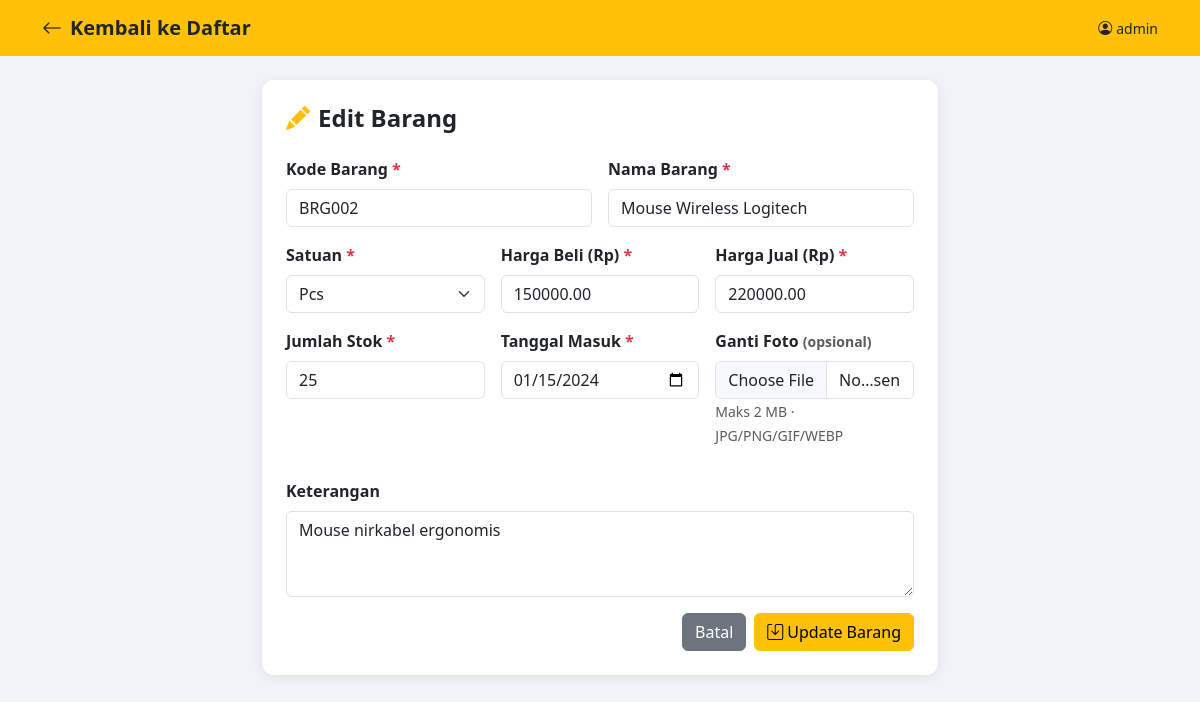
/edit.php?id=2 (signed in), run on the app's committed database.
### tables this page shows
CREATE TABLE IF NOT EXISTS barang (
    id_barang    INT AUTO_INCREMENT PRIMARY KEY,
    kode_barang  VARCHAR(50) UNIQUE NOT NULL,
    nama_barang  VARCHAR(150) NOT NULL,
    satuan       VARCHAR(50),
    harga_beli   DECIMAL(15,2),
    harga_jual   DECIMAL(15,2),
    jumlah       INT DEFAULT 0,
    tanggal_masuk DATE,
    keterangan   TEXT,
    foto         VARCHAR(100)
);

### edit.php (the view, shortened to what this page needs)
<?php
require_once 'config.php';
$id = isset($_GET['id']) ? (int)$_GET['id'] : 0;
$res = $conn->query("SELECT * FROM barang WHERE id_barang = $id");
$data = $res->fetch_assoc();
?>
<!DOCTYPE html>
<html lang="id">
<head>
    <link href="https://cdn.jsdelivr.net/npm/bootstrap@5.3.0/dist/css/bootstrap.min.css" rel="stylesheet">
    <link href="https://cdn.jsdelivr.net/npm/bootstrap-icons@1.10.5/font/bootstrap-icons.css" rel="stylesheet">
</head>
<body>
<nav class="navbar navbar-dark bg-warning mb-4">
    <div class="container">
        <a class="navbar-brand text-dark fw-bold" href="index.php">
            <i class="bi bi-arrow-left me-2"></i>Kembali ke Daftar
        </a>
        <span class="text-dark small"><i class="bi bi-person-circle me-1"></i><?= htmlspecialchars($_SESSION['username']) ?></span>
    </div>
</nav>
<div class="container" style="max-width:700px">
    <div class="card p-4">
        <h4 class="mb-4 fw-bold"><i class="bi bi-pencil-fill text-warning me-2"></i>Edit Barang</h4>
        <form method="POST" enctype="multipart/form-data">
            <div class="row g-3">
                <div class="col-md-6">
                    <label class="form-label fw-semibold">Kode Barang <span class="text-danger">*</span></label>
                    <input type="text" name="kode_barang" class="form-control"
                           value="<?= htmlspecialchars($data['kode_barang']) ?>">
                </div>
                <div class="col-md-6">
                    <label class="form-label fw-semibold">Nama Barang <span class="text-danger">*</span></label>
                    <input type="text" name="nama_barang" class="form-control"
                           value="<?= htmlspecialchars($data['nama_barang']) ?>">
                </div>
                <div class="col-md-4">
                    <label class="form-label fw-semibold">Satuan <span class="text-danger">*</span></label>
                    <select name="satuan" class="form-select">
                        <?php foreach (['Pcs','Unit','Lusin','Kardus','Kg','Liter','Meter','Set','Box'] as $s): ?>
                        <option value="<?= $s ?>" <?= $data['satuan']===$s ? 'selected' : '' ?>><?= $s ?></option>
                        <?php endforeach; ?>
                    </select>
                </div>
                <div class="col-md-4">
                    <label class="form-label fw-semibold">Harga Beli (Rp) <span class="text-danger">*</span></label>
                    <input type="number" name="harga_beli" class="form-control" min="0"
                           value="<?= htmlspecialchars($data['harga_beli']) ?>">
                </div>
                <div class="col-md-4">
                    <label class="form-label fw-semibold">Harga Jual (Rp) <span class="text-danger">*</span></label>
                    <input type="number" name="harga_jual" class="form-control" min="0"
                           value="<?= htmlspecialchars($data['harga_jual']) ?>">
                </div>
                <div class="col-md-4">
                    <label class="form-label fw-semibold">Jumlah Stok <span class="text-danger">*</span></label>
                    <input type="number" name="jumlah" class="form-control" min="0"
                           value="<?= htmlspecialchars($data['jumlah']) ?>">
                </div>
                <div class="col-md-4">
                    <label class="form-label fw-semibold">Tanggal Masuk <span class="text-danger">*</span></label>
                    <input type="date" name="tanggal_masuk" class="form-control"
                           value="<?= htmlspecialchars($data['tanggal_masuk']) ?>">
                </div>
                <div class="col-md-4">
                    <label class="form-label fw-semibold">Ganti Foto <small class="text-muted">(opsional)</small></label>
                    <input type="file" name="foto" class="form-control" accept="image/*" id="fotoInput">
                    <small class="text-muted">Maks 2 MB · JPG/PNG/GIF/WEBP</small>
                </div>
                <div class="col-12">
                    <label class="form-label fw-semibold">Keterangan</label>
                    <textarea name="keterangan" class="form-control" rows="3"><?= htmlspecialchars($data['keterangan']) ?></textarea>
                </div>
                <div class="col-12 d-flex gap-2 justify-content-end">
                    <a href="index.php" class="btn btn-secondary">Batal</a>
                    <button type="submit" class="btn btn-warning">
                        <i class="bi bi-save me-1"></i>Update Barang
                    </button>
                </div>
            </div>
        </form>
    </div>
</div>
</body>
</html>

### edit.php (style rules this page uses)
body { background: #f0f4f8; }
.card { border: none; border-radius: 12px; box-shadow: 0 2px 12px rgba(0,0,0,.08); }

### data on the page
barang: kode_barang "BRG002", nama_barang "Mouse Wireless Logitech", satuan "Pcs", harga_beli "150000.00", harga_jual "220000.00", jumlah "25", tanggal_masuk "01/15/2024", keterangan "Mouse nirkabel ergonomis"

### other printed values
$_SESSION['username'] "admin"
